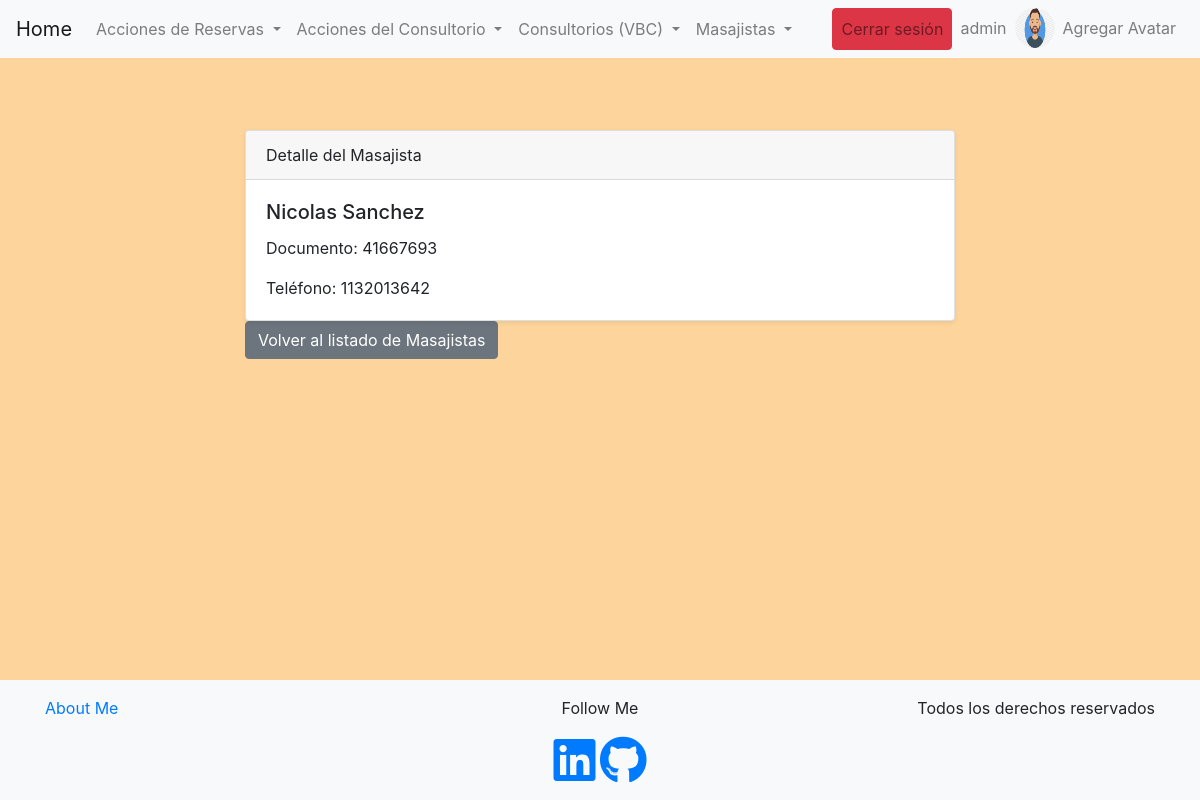
The page /bookings/masajista/detail/1 (signed in) on the database its author committed.
### bookings/models.py (models this page shows, shortened)
class Avatar(models.Model):
    user = models.OneToOneField(User, on_delete=models.CASCADE, related_name='avatar')
    image = models.ImageField(upload_to='avatars/')

class Masajista(models.Model):
    nombre = models.CharField(max_length=50)
    apellido = models.CharField(max_length=50)
    documento = models.IntegerField(default=None)
    telefono = models.IntegerField(default=None)

### bookings/views.py (the view)
# urls.py: path("masajista/detail/<therapist_id>", detail_therapist_view, name="masajista-detail"),
def detail_therapist_view(request, therapist_id):
    masajista = Masajista.objects.get(id=therapist_id)
    contexto_dict = {"masajista" : masajista}
    return render(request, "bookings/detail-therapist.html", contexto_dict)

### bookings/templates/bookings/detail-therapist.html (shortened to what this page needs)
{% extends 'bookings/base.html' %}
{% block content %}
<section class="py-5">
    <div class="container">
        <div class="row">
            <div class="col-lg-8 mx-auto">
                <div class="card shadow-sm">
                    <div class="card-header">
                        Detalle del Masajista
                    </div>
                    <div class="card-body">
                        <h5 class="card-title">{{ masajista.nombre }} {{ masajista.apellido }}</h5>
                        <p class="card-text">Documento: {{ masajista.documento }}</p>
                        <p class="card-text">Teléfono: {{ masajista.telefono }}</p>
                    </div>
                </div>
                <a href="{% url 'masajista-list' %}" class="btn btn-secondary">Volver al listado de Masajistas</a>
            </div>
        </div>
    </div>
</section>
{% endblock %}

### bookings/templates/bookings/base.html (shortened to what this page needs)
{% load static %}
<!DOCTYPE html>
<html lang="en">
<head>
    <link rel="stylesheet" href="https://stackpath.bootstrapcdn.com/bootstrap/4.5.2/css/bootstrap.min.css">
    <link rel="stylesheet" href="https://cdnjs.cloudflare.com/ajax/libs/font-awesome/5.15.4/css/all.min.css">
    <link rel="stylesheet" type="text/css" href="{% static 'css/styles.css' %}">
</head>
<body class="d-flex flex-column min-vh-100">
    <nav class="navbar navbar-expand-lg navbar-light bg-light">
        {% if user.is_authenticated %}
        <a class="navbar-brand" href="{% url 'home' %}">Home</a>
        {% endif %}
        <div class="collapse navbar-collapse" id="navbarNav">
            <ul class="navbar-nav mr-auto">
                {% if user.is_authenticated %}
                <li class="nav-item dropdown">
                    <a class="nav-link dropdown-toggle" href="#" id="reservasDropdown" role="button" data-toggle="dropdown"
                        aria-haspopup="true" aria-expanded="false">
                        Acciones de Reservas
                    </a>
                </li>
                <li class="nav-item dropdown">
                    <a class="nav-link dropdown-toggle" href="#" id="consultorioDropdown" role="button" data-toggle="dropdown"
                        aria-haspopup="true" aria-expanded="false">
                        Acciones del Consultorio
                    </a>
                </li>
                <li class="nav-item dropdown">
                    <a class="nav-link dropdown-toggle" href="#" id="navbarDropdownMenuLinkSala" role="button" data-toggle="dropdown"
                        aria-haspopup="true" aria-expanded="false">
                        Consultorios (VBC)
                    </a>
                </li>
                <li class="nav-item dropdown">
                    <a class="nav-link dropdown-toggle" href="#" id="navbarDropdownMenuLinkMasajista" role="button"
                        data-toggle="dropdown" aria-haspopup="true" aria-expanded="false">
                        Masajistas
                    </a>
                </li>
                {% endif %}
            </ul>
            <ul class="navbar-nav ml-auto">
                {% if user.is_authenticated %}
                <li class="nav-item">
                    <a class="nav-link btn btn-danger" href="{% url 'logout' %}">Cerrar sesión</a>
                </li>
                <li class="nav-item">
                    <a class="nav-link" href="{% url 'edit-profile'%}">{{user.username}}</a>
                </li>
                <li class="nav-item">
                    {% if user.avatar.image %}
                    <img src="{{ user.avatar.image.url }}" alt="Avatar" style="height: 40px; width: 40px; border-radius: 50%;">
                    {% endif %}
                    <li class="nav-item">
                        <a href="{% url 'avatar-edit' %}" class="nav-link">Agregar Avatar</a>
                    </li>
                </li>
                {% endif %}
            </ul>
        </div>
    </nav>
    <div class="container mt-4">
        {% block content %}{% endblock content %}
    </div>
    <footer class="mt-auto py-3 bg-light">
        <div class="container text-center">
            <div class="row">
                <div class="col-md-4 text-md-left">
                    <a href="{% url 'about-me' %}">About Me</a>
                </div>
                <div class="col-md-4">
                    <p>Follow Me</p>
                    <a href="https://www.linkedin.com/in/pablo-cala-152a46202/" target="_blank" class="footer-icons"><i class="fab fa-linkedin fa-3x"></i></a>
                    <a href="https://github.com/Pablocala98" target="_blank" class="footer-icons"><i class="fab fa-github fa-3x"></i></a>
                </div>
                <div class="col-md-4 text-md-right">
                    <p>Todos los derechos reservados</p>
                </div>
            </div>
        </div>
    </footer>
</body>
</html>

### bookings/static/css/styles.css (style rules this page uses)
body { background-color: rgb(253, 212, 155); }

### rows shown on the page
Masajista: nombre "Nicolas", apellido "Sanchez", documento "41667693", telefono "1132013642"

### other values the page prints
{{ user.username }} "admin"
